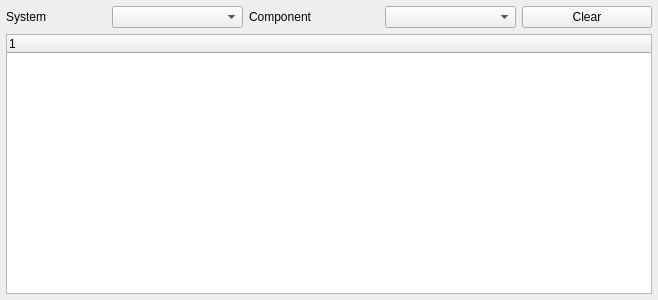
<?xml version="1.0" encoding="UTF-8"?>
<ui version="4.0">
 <class>QGCMAVLinkInspector</class>
 <widget class="QWidget" name="QGCMAVLinkInspector">
  <property name="geometry">
   <rect>
    <x>0</x>
    <y>0</y>
    <width>658</width>
    <height>300</height>
   </rect>
  </property>
  <property name="windowTitle">
   <string>数据分析</string>
  </property>
  <layout class="QGridLayout" name="gridLayout" columnstretch="2,0,0,0,0">
   <property name="leftMargin">
    <number>6</number>
   </property>
   <property name="topMargin">
    <number>6</number>
   </property>
   <property name="rightMargin">
    <number>6</number>
   </property>
   <property name="bottomMargin">
    <number>6</number>
   </property>
   <item row="0" column="0">
    <widget class="QLabel" name="label">
     <property name="maximumSize">
      <size>
       <width>100</width>
       <height>16777215</height>
      </size>
     </property>
     <property name="text">
      <string>System</string>
     </property>
    </widget>
   </item>
   <item row="0" column="1">
    <widget class="QComboBox" name="systemComboBox"/>
   </item>
   <item row="0" column="3">
    <widget class="QComboBox" name="componentComboBox"/>
   </item>
   <item row="0" column="2">
    <widget class="QLabel" name="label_2">
     <property name="text">
      <string>Component</string>
     </property>
    </widget>
   </item>
   <item row="0" column="4">
    <widget class="QPushButton" name="clearButton">
     <property name="text">
      <string>Clear</string>
     </property>
    </widget>
   </item>
   <item row="2" column="0" colspan="5">
    <widget class="QTreeWidget" name="treeWidget">
     <column>
      <property name="text">
       <string notr="true">1</string>
      </property>
     </column>
    </widget>
   </item>
  </layout>
 </widget>
 <resources/>
 <connections/>
</ui>
